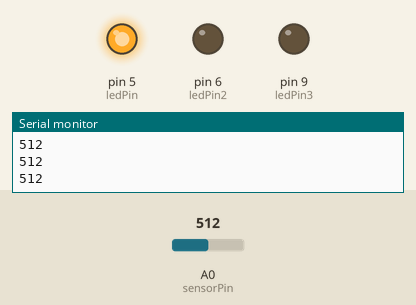
Recording of a sketch running on a simulated Arduino Uno, built with avr-gcc and run on an emulated ATmega328P. On the bench: output pins drawn as LEDs (lit = HIGH), the last lines printed to the serial monitor. The test bench sets the inputs (shaded band); at power-on: A0 (sensorPin) = 512.

Above: at 1.2 s.
1.3 s: A0 (sensorPin) set to 530
At 2.0 s:
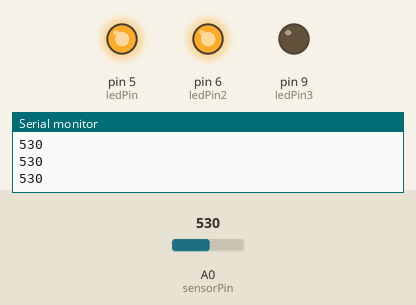
2.8 s: A0 (sensorPin) set to 761
4.3 s: A0 (sensorPin) set to 783
At 5.5 s:
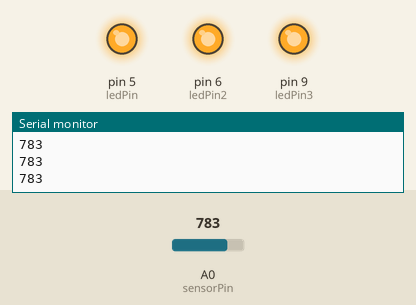
5.8 s: A0 (sensorPin) set to 247
At 6.7 s:
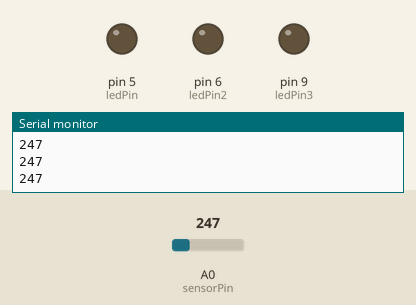
7.3 s: A0 (sensorPin) set to 271
At 7.8 s:
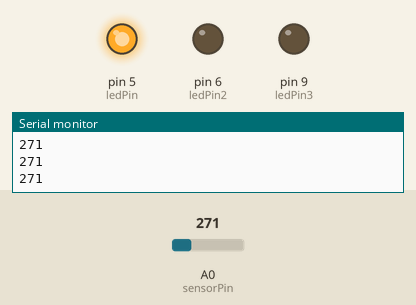
8.8 s: A0 (sensorPin) set to 122
At 10.2 s:
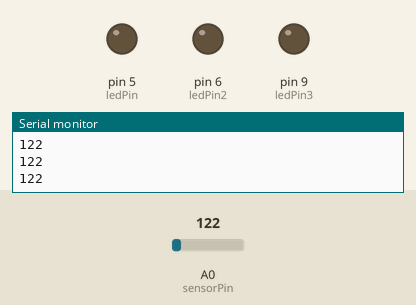
Timing chart, 0 to 11.3 s (numbered marks = the images above; inputs shaded):
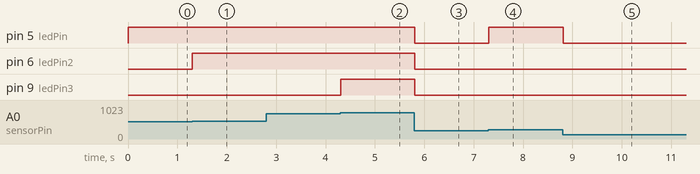

Measured:
- the behaviour switches between 515 and 516 on A0 (sensorPin) (found by bisection; images 0 and 1)
- the behaviour switches between 772 and 773 on A0 (sensorPin) (found by bisection; images 1 and 2)
- the behaviour switches between 257 and 258 on A0 (sensorPin) (found by bisection; images 3 and 4)
- after the input at 1.3 s, pin 6 (ledPin2): LOW → HIGH at once
- after the input at 4.3 s, pin 9 (ledPin3): LOW → HIGH at once
- after the input at 5.8 s, pin 5 (ledPin), pin 6 (ledPin2), pin 9 (ledPin3): HIGH → LOW at once
- after the input at 7.3 s, pin 5 (ledPin): LOW → HIGH at once
- after the input at 8.8 s, pin 5 (ledPin): HIGH → LOW at once

The sketch:

level-meter.ino
```cpp
int sensorPin = A0;    // Select the input pin for the potentiometer
int sensorValue = 0;  // Variable to store the value coming from the sensor
int ledPin = 5;
int ledPin2 = 6;
int ledPin3 = 9;

void setup() {
  // declare the ledPin as an OUTPUT:

pinMode(ledPin, OUTPUT);
pinMode(ledPin2, OUTPUT);
pinMode(ledPin3, OUTPUT);

Serial.begin(9600);

}

void loop() {
  // Read the value from the sensor:
  sensorValue = analogRead(sensorPin);
  Serial.println(sensorValue);

  // Turn the ledPin on
if (sensorValue>257.5)
  digitalWrite(ledPin, HIGH);

  if (sensorValue>515)
  digitalWrite(ledPin2, HIGH);

if (sensorValue>772.5)
  digitalWrite(ledPin3, HIGH);

  // Turn the ledPin off:
  if(sensorValue<257.5)digitalWrite(ledPin, LOW);
  if(sensorValue<515)digitalWrite(ledPin2, LOW);
  if(sensorValue<772.5)digitalWrite(ledPin3, LOW);
}
```
